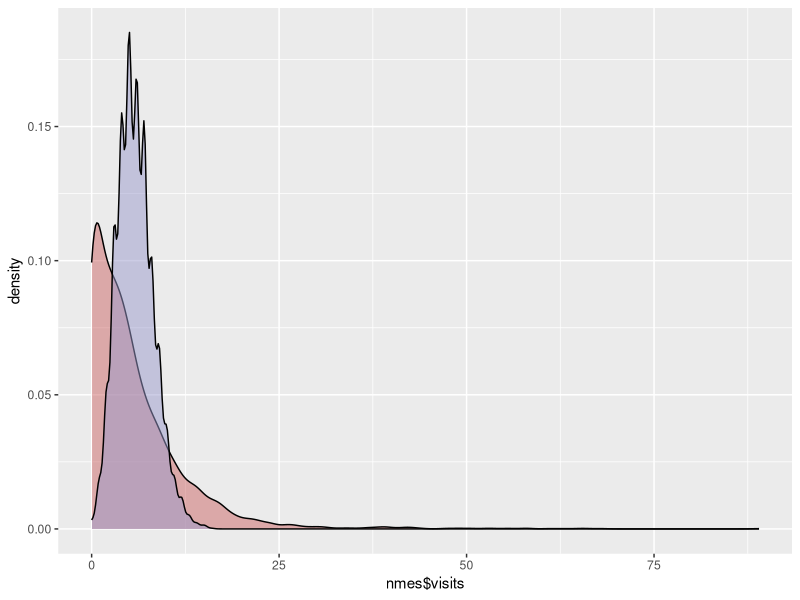

Write R code to recreate this figure.
## ---- chunk 1
library(AER)
library(pscl)
library(tidyverse)
## ---- chunk 2
data("NMES1988")
nmes <- NMES1988[, c(1, 6:8, 13, 15, 18)]
## ---- chunk 3
set.seed(100)
ggplot() + 
  geom_density(
    aes(x = nmes$visits), 
    fill = "#CC6666", 
    alpha = 0.5
  ) +
  geom_density(
    aes(x = rpois(4500, mean(nmes$visits))), 
    fill = "#9999CC", 
    alpha = 0.5
  )
## ---- chunk 4
hurdle_mod <- pscl::hurdle(visits ~ ., data = nmes)

summary(hurdle_mod)
